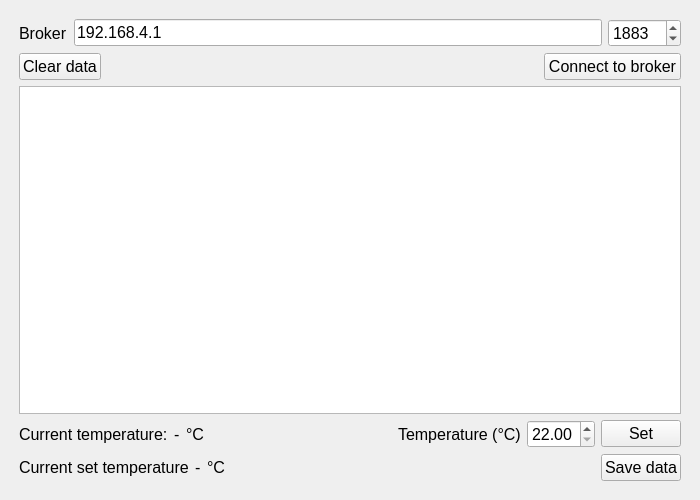
<?xml version="1.0" encoding="UTF-8"?>
<ui version="4.0">
 <class>MainWindow</class>
 <widget class="QMainWindow" name="MainWindow">
  <property name="geometry">
   <rect>
    <x>0</x>
    <y>0</y>
    <width>700</width>
    <height>500</height>
   </rect>
  </property>
  <property name="sizePolicy">
   <sizepolicy hsizetype="Maximum" vsizetype="Maximum">
    <horstretch>0</horstretch>
    <verstretch>0</verstretch>
   </sizepolicy>
  </property>
  <property name="font">
   <font>
    <pointsize>12</pointsize>
   </font>
  </property>
  <property name="windowTitle">
   <string>Temperature monitor</string>
  </property>
  <property name="autoFillBackground">
   <bool>false</bool>
  </property>
  <property name="locale">
   <locale language="English" country="UnitedStates"/>
  </property>
  <property name="documentMode">
   <bool>false</bool>
  </property>
  <property name="tabShape">
   <enum>QTabWidget::Rounded</enum>
  </property>
  <property name="dockOptions">
   <set>QMainWindow::AllowTabbedDocks|QMainWindow::AnimatedDocks</set>
  </property>
  <property name="unifiedTitleAndToolBarOnMac">
   <bool>true</bool>
  </property>
  <widget class="QWidget" name="centralwidget">
   <property name="enabled">
    <bool>true</bool>
   </property>
   <property name="minimumSize">
    <size>
     <width>0</width>
     <height>0</height>
    </size>
   </property>
   <property name="locale">
    <locale language="English" country="UnitedStates"/>
   </property>
   <layout class="QHBoxLayout" name="horizontalLayout">
    <item>
     <layout class="QHBoxLayout" name="main_hlayout" stretch="0">
      <property name="sizeConstraint">
       <enum>QLayout::SetDefaultConstraint</enum>
      </property>
      <property name="leftMargin">
       <number>10</number>
      </property>
      <property name="topMargin">
       <number>10</number>
      </property>
      <property name="rightMargin">
       <number>10</number>
      </property>
      <property name="bottomMargin">
       <number>10</number>
      </property>
      <item>
       <layout class="QVBoxLayout" name="left_vlayout">
        <item>
         <layout class="QHBoxLayout" name="broker_info_hlayout">
          <item>
           <widget class="QLabel" name="broker_lbl">
            <property name="text">
             <string>Broker</string>
            </property>
           </widget>
          </item>
          <item>
           <widget class="QLineEdit" name="broker_hostname">
            <property name="toolTip">
             <string>Broker hostname</string>
            </property>
            <property name="text">
             <string>192.168.4.1</string>
            </property>
            <property name="placeholderText">
             <string>hostname</string>
            </property>
           </widget>
          </item>
          <item>
           <widget class="QSpinBox" name="broker_port">
            <property name="cursor">
             <cursorShape>PointingHandCursor</cursorShape>
            </property>
            <property name="toolTip">
             <string>Broker port (1-65535)</string>
            </property>
            <property name="maximum">
             <number>65535</number>
            </property>
            <property name="value">
             <number>1883</number>
            </property>
           </widget>
          </item>
         </layout>
        </item>
        <item>
         <layout class="QHBoxLayout" name="broker_connect_hlayout">
          <item>
           <widget class="QPushButton" name="clear_data_btn">
            <property name="cursor">
             <cursorShape>PointingHandCursor</cursorShape>
            </property>
            <property name="text">
             <string>Clear data</string>
            </property>
           </widget>
          </item>
          <item>
           <spacer name="horizontalSpacer_2">
            <property name="orientation">
             <enum>Qt::Horizontal</enum>
            </property>
            <property name="sizeHint" stdset="0">
             <size>
              <width>40</width>
              <height>20</height>
             </size>
            </property>
           </spacer>
          </item>
          <item>
           <widget class="QPushButton" name="broker_connect_btn">
            <property name="cursor">
             <cursorShape>PointingHandCursor</cursorShape>
            </property>
            <property name="toolTip">
             <string>Connect to broker</string>
            </property>
            <property name="text">
             <string>Connect to broker</string>
            </property>
           </widget>
          </item>
         </layout>
        </item>
        <item>
         <widget class="QChartView" name="chart"/>
        </item>
        <item>
         <layout class="QHBoxLayout" name="temp_hlayout">
          <item>
           <layout class="QHBoxLayout" name="current_temp_hlayout">
            <item>
             <widget class="QLabel" name="curr_temp_lbl">
              <property name="text">
               <string>Current temperature:</string>
              </property>
             </widget>
            </item>
            <item>
             <widget class="QLabel" name="curr_temp_val_lbl">
              <property name="text">
               <string>-</string>
              </property>
             </widget>
            </item>
            <item>
             <widget class="QLabel" name="curr_temp_degree_lbl">
              <property name="text">
               <string>°C</string>
              </property>
             </widget>
            </item>
           </layout>
          </item>
          <item>
           <spacer name="horizontalSpacer">
            <property name="orientation">
             <enum>Qt::Horizontal</enum>
            </property>
            <property name="sizeHint" stdset="0">
             <size>
              <width>40</width>
              <height>20</height>
             </size>
            </property>
           </spacer>
          </item>
          <item>
           <widget class="QLabel" name="set_temp_lbl">
            <property name="text">
             <string>Temperature (°C)</string>
            </property>
           </widget>
          </item>
          <item>
           <widget class="QDoubleSpinBox" name="set_temp_input">
            <property name="cursor">
             <cursorShape>PointingHandCursor</cursorShape>
            </property>
            <property name="minimum">
             <double>22.000000000000000</double>
            </property>
            <property name="maximum">
             <double>42.000000000000000</double>
            </property>
            <property name="value">
             <double>22.000000000000000</double>
            </property>
           </widget>
          </item>
          <item>
           <widget class="QPushButton" name="set_temp_btn">
            <property name="cursor">
             <cursorShape>PointingHandCursor</cursorShape>
            </property>
            <property name="text">
             <string>Set</string>
            </property>
           </widget>
          </item>
         </layout>
        </item>
        <item>
         <layout class="QHBoxLayout" name="save_hlayout">
          <item>
           <layout class="QHBoxLayout" name="current_setpoint_hlayout">
            <item>
             <widget class="QLabel" name="curr_setpoint_lbl">
              <property name="text">
               <string>Current set temperature</string>
              </property>
             </widget>
            </item>
            <item>
             <widget class="QLabel" name="curr_setpoint_val_lbl">
              <property name="text">
               <string>-</string>
              </property>
             </widget>
            </item>
            <item>
             <widget class="QLabel" name="curr_setpoint_degree_lbl">
              <property name="text">
               <string>°C</string>
              </property>
             </widget>
            </item>
           </layout>
          </item>
          <item>
           <spacer name="horizontalSpacer_3">
            <property name="orientation">
             <enum>Qt::Horizontal</enum>
            </property>
            <property name="sizeHint" stdset="0">
             <size>
              <width>40</width>
              <height>20</height>
             </size>
            </property>
           </spacer>
          </item>
          <item>
           <widget class="QPushButton" name="save_data_btn">
            <property name="cursor">
             <cursorShape>PointingHandCursor</cursorShape>
            </property>
            <property name="text">
             <string>Save data</string>
            </property>
           </widget>
          </item>
         </layout>
        </item>
       </layout>
      </item>
     </layout>
    </item>
   </layout>
  </widget>
 </widget>
 <customwidgets>
  <customwidget>
   <class>QChartView</class>
   <extends>QGraphicsView</extends>
   <header>QtCharts</header>
  </customwidget>
 </customwidgets>
 <resources/>
 <connections/>
</ui>
